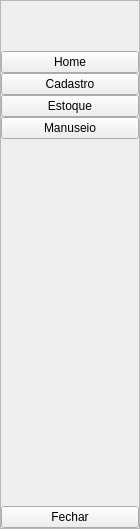
     <widget class="QFrame" name="full_menu_widget">
      <property name="minimumSize">
       <size>
        <width>140</width>
        <height>0</height>
       </size>
      </property>
      <property name="maximumSize">
       <size>
        <width>100</width>
        <height>16777215</height>
       </size>
      </property>
      <property name="frameShape">
       <enum>QFrame::StyledPanel</enum>
      </property>
      <property name="frameShadow">
       <enum>QFrame::Raised</enum>
      </property>
      <layout class="QVBoxLayout" name="verticalLayout_6">
       <property name="spacing">
        <number>0</number>
       </property>
       <property name="leftMargin">
        <number>0</number>
       </property>
       <property name="topMargin">
        <number>0</number>
       </property>
       <property name="rightMargin">
        <number>0</number>
       </property>
       <property name="bottomMargin">
        <number>0</number>
       </property>
       <item>
        <layout class="QVBoxLayout" name="verticalLayout_3">
         <item>
          <layout class="QHBoxLayout" name="horizontalLayout_7">
           <item>
            <spacer name="horizontalSpacer_8">
             <property name="orientation">
              <enum>Qt::Horizontal</enum>
             </property>
             <property name="sizeType">
              <enum>QSizePolicy::Minimum</enum>
             </property>
             <property name="sizeHint" stdset="0">
              <size>
               <width>5</width>
               <height>20</height>
              </size>
             </property>
            </spacer>
           </item>
           <item>
            <widget class="QLabel" name="lbl_logo_02">
             <property name="minimumSize">
              <size>
               <width>50</width>
               <height>50</height>
              </size>
             </property>
             <property name="maximumSize">
              <size>
               <width>50</width>
               <height>50</height>
              </size>
             </property>
             <property name="text">
              <string/>
             </property>
             <property name="pixmap">
              <pixmap resource="icons.qrc">:/icons/icon/S3 icon.png</pixmap>
             </property>
             <property name="scaledContents">
              <bool>true</bool>
             </property>
            </widget>
           </item>
           <item>
            <spacer name="horizontalSpacer_9">
             <property name="orientation">
              <enum>Qt::Horizontal</enum>
             </property>
             <property name="sizeType">
              <enum>QSizePolicy::Minimum</enum>
             </property>
             <property name="sizeHint" stdset="0">
              <size>
               <width>5</width>
               <height>20</height>
              </size>
             </property>
            </spacer>
           </item>
          </layout>
         </item>
         <item>
          <widget class="QPushButton" name="btn_home_02">
           <property name="text">
            <string>Home</string>
           </property>
           <property name="icon">
            <iconset resource="icons.qrc">
             <normaloff>:/icons/icon/home-4-32.ico</normaloff>
             <normalon>:/icons/icon/home-4-48.png</normalon>:/icons/icon/home-4-32.ico</iconset>
           </property>
           <property name="checkable">
            <bool>true</bool>
           </property>
           <property name="autoExclusive">
            <bool>true</bool>
           </property>
          </widget>
         </item>
         <item>
          <widget class="QPushButton" name="btn_cadastro_02">
           <property name="text">
            <string>Cadastro</string>
           </property>
           <property name="icon">
            <iconset resource="icons.qrc">
             <normaloff>:/icons/icon/note-2-32.ico</normaloff>
             <normalon>:/icons/icon/note-2-48.png</normalon>:/icons/icon/note-2-32.ico</iconset>
           </property>
           <property name="checkable">
            <bool>true</bool>
           </property>
           <property name="autoExclusive">
            <bool>true</bool>
           </property>
          </widget>
         </item>
         <item>
          <widget class="QPushButton" name="btn_estoque_02">
           <property name="text">
            <string>Estoque</string>
           </property>
           <property name="icon">
            <iconset resource="icons.qrc">
             <normaloff>:/icons/icon/activity-feed-32.ico</normaloff>
             <normalon>:/icons/icon/activity-feed-48.png</normalon>:/icons/icon/activity-feed-32.ico</iconset>
           </property>
           <property name="checkable">
            <bool>true</bool>
           </property>
           <property name="autoExclusive">
            <bool>true</bool>
           </property>
          </widget>
         </item>
         <item>
          <widget class="QPushButton" name="btn_manuseio_02">
           <property name="text">
            <string>Manuseio</string>
           </property>
           <property name="icon">
            <iconset resource="icons.qrc">
             <normaloff>:/icons/icon/product-32.ico</normaloff>
             <normalon>:/icons/icon/product-48.png</normalon>:/icons/icon/product-32.ico</iconset>
           </property>
           <property name="checkable">
            <bool>true</bool>
           </property>
           <property name="autoExclusive">
            <bool>true</bool>
           </property>
          </widget>
         </item>
        </layout>
       </item>
       <item>
        <spacer name="verticalSpacer_2">
         <property name="orientation">
          <enum>Qt::Vertical</enum>
         </property>
         <property name="sizeHint" stdset="0">
          <size>
           <width>20</width>
           <height>367</height>
          </size>
         </property>
        </spacer>
       </item>
       <item>
        <widget class="QPushButton" name="pushButton_10">
         <property name="text">
          <string>Fechar</string>
         </property>
         <property name="icon">
          <iconset resource="icons.qrc">
           <normaloff>:/icons/icon/close-window-32.ico</normaloff>
           <normalon>:/icons/icon/close-window-48.png</normalon>:/icons/icon/close-window-32.ico</iconset>
         </property>
         <property name="checkable">
          <bool>true</bool>
         </property>
         <property name="autoExclusive">
          <bool>true</bool>
         </property>
        </widget>
       </item>
      </layout>
     </widget>
